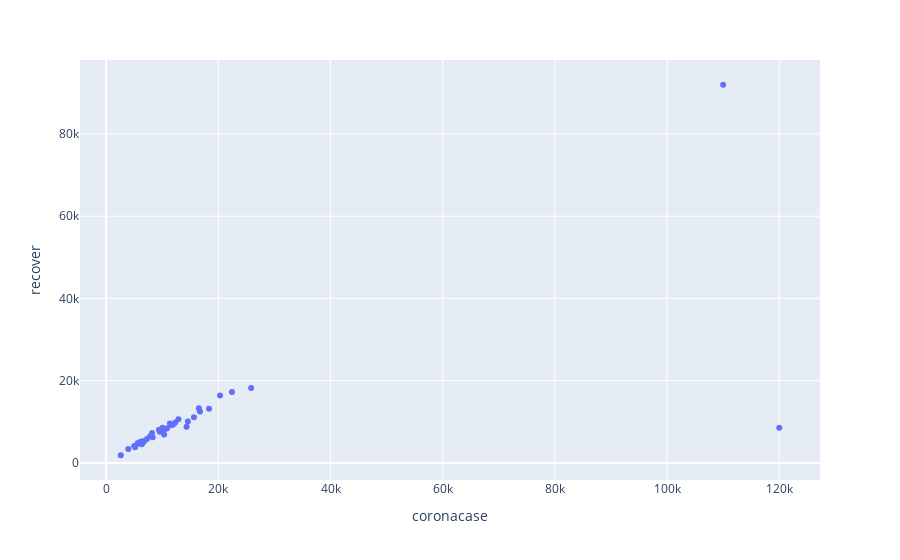

Here is the notebook cell this chart was saved with:
### Code cell
plt.figure(figsize=(18,6))
ax.scatter(bihar_data,y="recover",x="coronacase")

### Figure 1 — Plotly figure (JSON) as saved in the notebook; plotly's stock layout.template omitted (floating-point values rounded to 4 significant figures)
{"data": [{"hovertemplate": "coronacase=%{x}<br>recover=%{y}<extra></extra>", "legendgroup": "", "marker": {"color": "#636efa", "symbol": "circle"}, "mode": "markers", "name": "", "orientation": "v", "showlegend": false, "type": "scatter", "x": [6624, 109999, 25845, 22421, 20302, 18347, 16727, 16537, 15656, 14578, 14340, 12881, 12331, 120006, 11893, 11452, 11371, 10834, 10332, 10251, 10064, 10054, 9568, 9414, 8293, 8183, 7838, 7277, 6791, 6371, 6217, 6014, 5907, 5621, 5159, 4999, 3947, 2603], "xaxis": "x", "y": [5100, 91964, 18237, 17212, 16417, 13169, 12529, 13310, 11079, 10070, 8820, 10593, 9810, 8548, 9276, 9164, 9559, 8336, 6909, 7979, 8106, 8538, 7548, 8043, 6229, 7253, 6456, 5794, 5295, 4526, 5195, 4636, 4975, 4752, 3805, 4096, 3371, 1859], "yaxis": "y"}], "layout": {"legend": {"tracegroupgap": 0}, "margin": {"t": 60}, "xaxis": {"anchor": "y", "domain": [0, 1], "title": {"text": "coronacase"}}, "yaxis": {"anchor": "x", "domain": [0, 1], "title": {"text": "recover"}}}}
